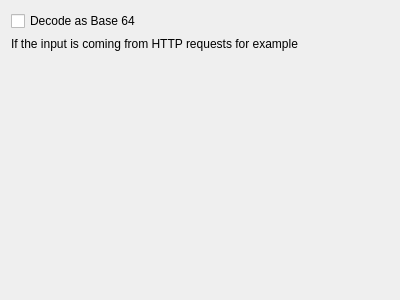
<?xml version="1.0" encoding="UTF-8"?>
<ui version="4.0">
<comment>
  * Released as open source by NCC Group Plc - http://www.nccgroup.com/
  *
  * Developed by Gabriel Caudrelier, gabriel dot caudrelier at nccgroup dot com
  *
  * https://github.com/nccgroup/pip3line
  *
  * Released under AGPL see LICENSE for more information
</comment>
 <class>NtlmsspWidget</class>
 <widget class="QWidget" name="NtlmsspWidget">
  <property name="geometry">
   <rect>
    <x>0</x>
    <y>0</y>
    <width>400</width>
    <height>300</height>
   </rect>
  </property>
  <property name="windowTitle">
   <string>Form</string>
  </property>
  <layout class="QVBoxLayout" name="verticalLayout">
   <item>
    <widget class="QCheckBox" name="decodeCheckBox">
     <property name="text">
      <string>Decode as Base 64 </string>
     </property>
    </widget>
   </item>
   <item>
    <widget class="QLabel" name="base64Label">
     <property name="text">
      <string>If the input is coming from HTTP requests for example</string>
     </property>
     <property name="margin">
      <number>0</number>
     </property>
    </widget>
   </item>
   <item>
    <spacer name="verticalSpacer">
     <property name="orientation">
      <enum>Qt::Vertical</enum>
     </property>
     <property name="sizeHint" stdset="0">
      <size>
       <width>20</width>
       <height>40</height>
      </size>
     </property>
    </spacer>
   </item>
  </layout>
 </widget>
 <resources/>
 <connections/>
</ui>
